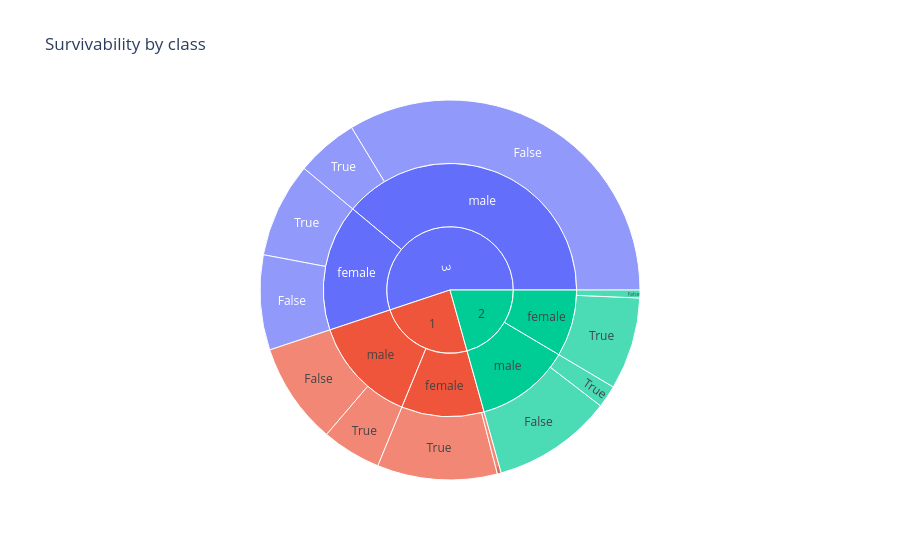

Here is the notebook cell this chart was saved with:
### Markdown cell above
### 3.6. Sunburst Chart: Survivability Hierarchy (Interactive)
Hierarchical view of survivors by Class, then Sex, then Survival status.

### Code cell
survived_data = dat_fr.dropna(subset = ['Survived'])
graph6 = px.sunburst(survived_data, path=['Pclass', 'Sex', 'Survived'],
                   title='Survivability by class')
graph6.show()

### Figure 1 — Plotly figure (JSON) as saved in the notebook; plotly's stock layout.template omitted (floating-point values rounded to 4 significant figures)
{"data": [{"branchvalues": "total", "domain": {"x": [0.0, 1.0], "y": [0.0, 1.0]}, "hovertemplate": "labels=%{label}<br>count=%{value}<br>parent=%{parent}<br>id=%{id}<extra></extra>", "ids": ["3/male/False", "1/female/True", "3/female/True", "1/male/False", "2/female/True", "3/female/False", "2/male/True", "2/male/False", "1/male/True", "3/male/True", "2/female/False", "1/female/False", "3/male", "1/female", "3/female", "1/male", "2/female", "2/male", "3", "1", "2"], "labels": ["False", "True", "True", "False", "True", "False", "True", "False", "True", "True", "False", "False", "male", "female", "female", "male", "female", "male", "3", "1", "2"], "name": "", "parents": ["3/male", "1/female", "3/female", "1/male", "2/female", "3/female", "2/male", "2/male", "1/male", "3/male", "2/female", "1/female", "3", "1", "3", "1", "2", "2", "", "", ""], "values": [300, 91, 72, 77, 70, 72, 17, 91, 45, 47, 6, 3, 347, 94, 144, 122, 76, 108, 491, 216, 184], "type": "sunburst"}], "layout": {"legend": {"tracegroupgap": 0}, "title": {"text": "Survivability by class"}}}
